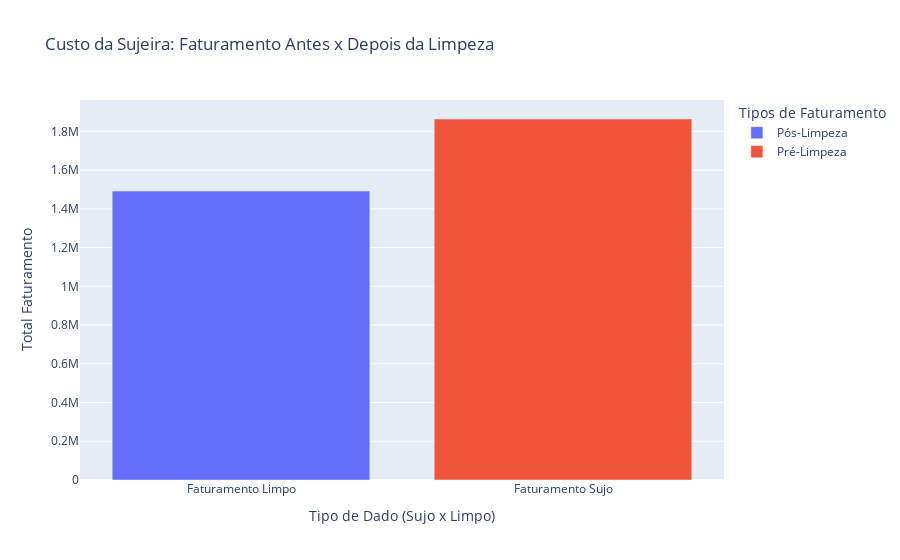

Notebook code cell kept with this figure:
### Code cell
fig = px.bar(df_filtro_sum.sort_values(by='Valores'), 
             x='Tipo', 
             y='Valores',
             labels={'Tipo': 'Tipo de Dado (Sujo x Limpo)', 'Valores': 'Total Faturamento'},
             title='Custo da Sujeira: Faturamento Antes x Depois da Limpeza',
             color={'blue': 'Pós-Limpeza', 'red':'Pré-Limpeza'})
fig.update_layout(legend=dict(title='Tipos de Faturamento'))
fig.show()

### Figure 1 — Plotly figure (JSON) as saved in the notebook; plotly's stock layout.template omitted (floating-point values rounded to 4 significant figures)
{"data": [{"hovertemplate": "color=Pós-Limpeza<br>Tipo de Dado (Sujo x Limpo)=%{x}<br>Total Faturamento=%{y}<extra></extra>", "legendgroup": "Pós-Limpeza", "marker": {"color": "#636efa", "pattern": {"shape": ""}}, "name": "Pós-Limpeza", "orientation": "v", "showlegend": true, "textposition": "auto", "type": "bar", "x": ["Faturamento Limpo"], "xaxis": "x", "y": [1492000.0], "yaxis": "y"}, {"hovertemplate": "color=Pré-Limpeza<br>Tipo de Dado (Sujo x Limpo)=%{x}<br>Total Faturamento=%{y}<extra></extra>", "legendgroup": "Pré-Limpeza", "marker": {"color": "#EF553B", "pattern": {"shape": ""}}, "name": "Pré-Limpeza", "orientation": "v", "showlegend": true, "textposition": "auto", "type": "bar", "x": ["Faturamento Sujo"], "xaxis": "x", "y": [1864000.0], "yaxis": "y"}], "layout": {"barmode": "relative", "legend": {"title": {"text": "Tipos de Faturamento"}, "tracegroupgap": 0}, "title": {"text": "Custo da Sujeira: Faturamento Antes x Depois da Limpeza"}, "xaxis": {"anchor": "y", "domain": [0, 1], "title": {"text": "Tipo de Dado (Sujo x Limpo)"}}, "yaxis": {"anchor": "x", "domain": [0, 1], "title": {"text": "Total Faturamento"}}}}
